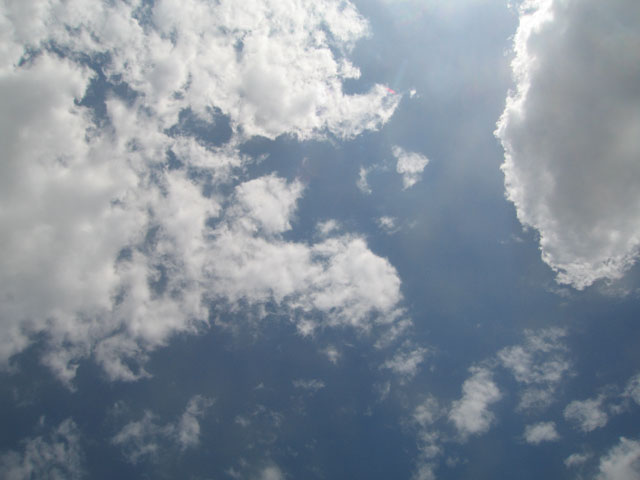
#> input picture affine_hdd/data/clouds/Clouds-640x480-1.jpg, 640 x 480 px, given in place of 20160909-141139-078-1.jpg, which was not available
$ python Affine-Clouds-2Images.py ../affine_hdd/data/clouds/Clouds-640x480-1.jpg   (Python 2 division)
#> lines starting #> are read from the running program, lines starting #| are printed output that depends on the picture; pictures that were not available may be replaced by others from this repository, and a replacement may not be noted

# coding: utf-8

# In[133]:

#!/usr/bin/env python

# import sys
# import os
import numpy as np
from PIL import Image

np.set_printoptions(suppress=True)


# In[134]:

# A) =Вход=
# 1) 2 файла изображений стереопары (в некой папке img/):
# 20160824-174253-406-1.jpg
# 20160824-174253-406-2.jpg

date = "20160909-141139-078"

# for ipynb
fname_left = 'img/' + date + '-1.jpg'
fname_right = 'img/' + date + '-2.jpg'

# for cmd line run
# fname_left = os.path.abspath(sys.argv[0])
# fname_right = os.path.abspath(sys.argv[1])


# In[135]:

img_left = Image.open(fname_left).convert(mode='L')
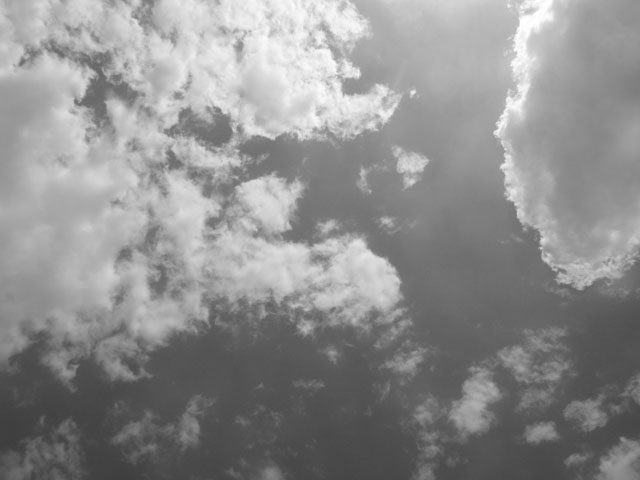
#> img_left: PIL image 640x480 L; min 61, max 255, mean 141.8
img_right = Image.open(fname_right).convert(mode='L')
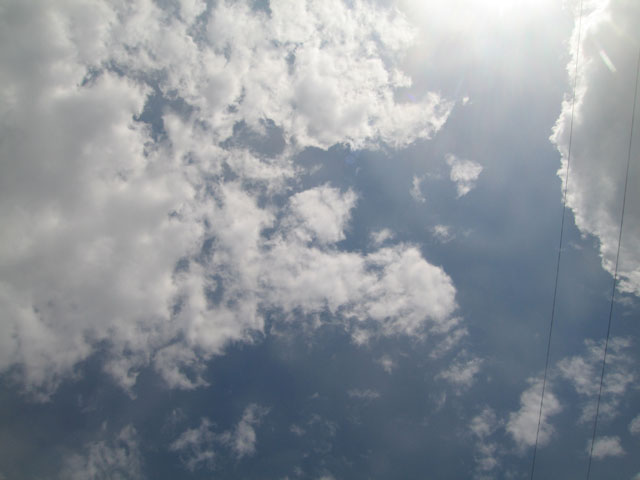
#> input picture affine_hdd/data/clouds/Clouds-640x480-2.jpg, 640 x 480 px, given in place of 20160909-141139-078-2.jpg, which was not available
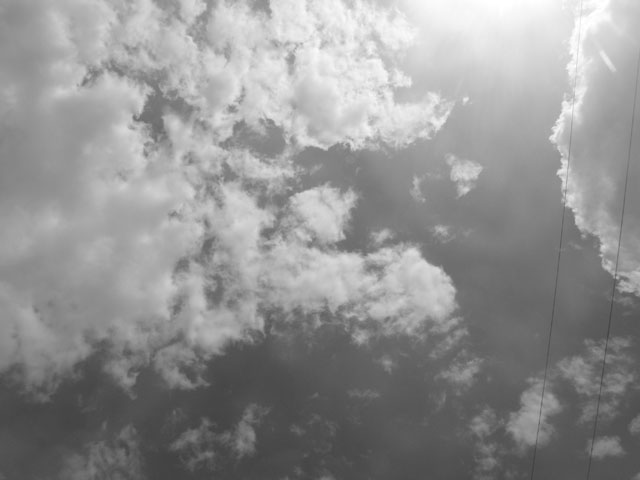
#> img_right: PIL image 640x480 L; min 62, max 255, mean 145.8
print """Images loaded as grayscale:
%s
%s""" % (fname_left, fname_right)


# In[136]:

# 2) Конфигурация эксперимента
# Txt-файлы (в папке config)
# * Аффинные+дисторсные коэффициенты для цифровой юстировки стереопары:
# файл aff_dist.txt: a, b, c, d, e, f, eps1, eps2 -- 8 коэффициентов

# rX = a*lX + b*lY + e - eps1*z_x(lX, lY) + eps2*z_x(rX, rY)
# rY = c*lX + d*lY + f - eps1*z_y(lX, lY) + eps2*z_y(rX, rY),
# where approximately(!):
# z_x = (x-x0)*[ (x-x0)^2 +(y-y0)^2 ] = z_x(rX, rY) = z_x(lX, lY)
# z_y = (y-y0)*[ (x-x0)^2 +(y-y0)^2 ] = z_y(rX, rY) = z_y(lY, lY)

#> (the run stopped early here; a loop or call above may not have finished)
